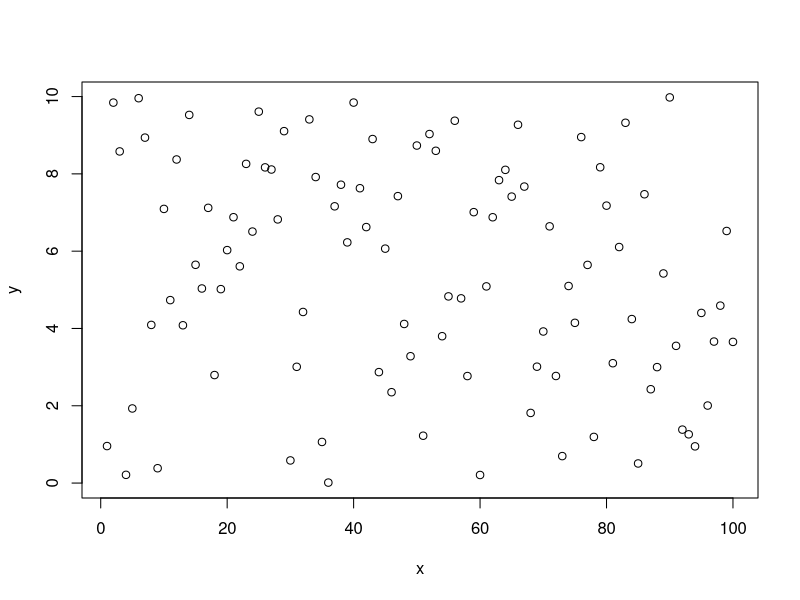
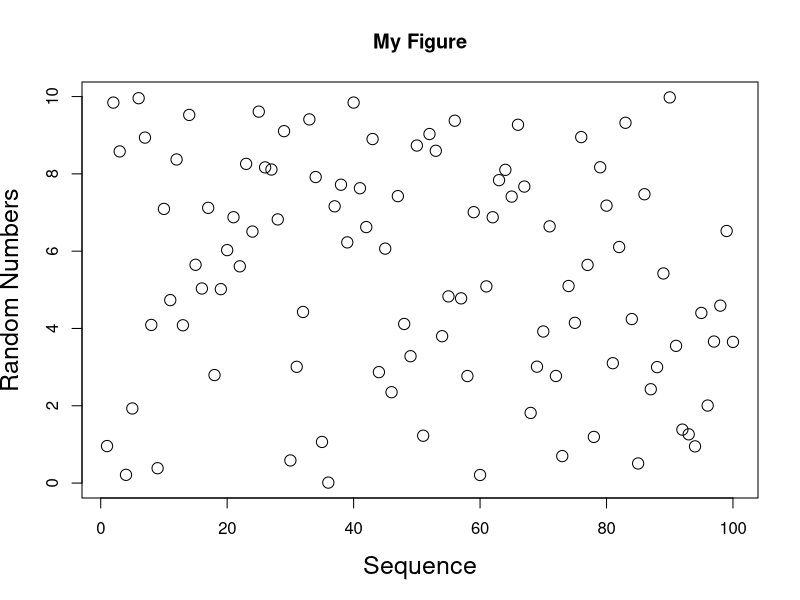
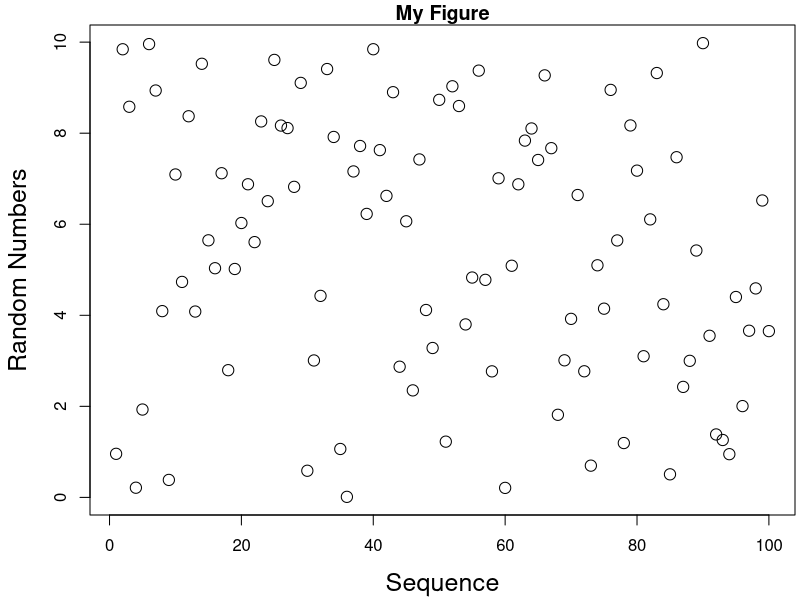
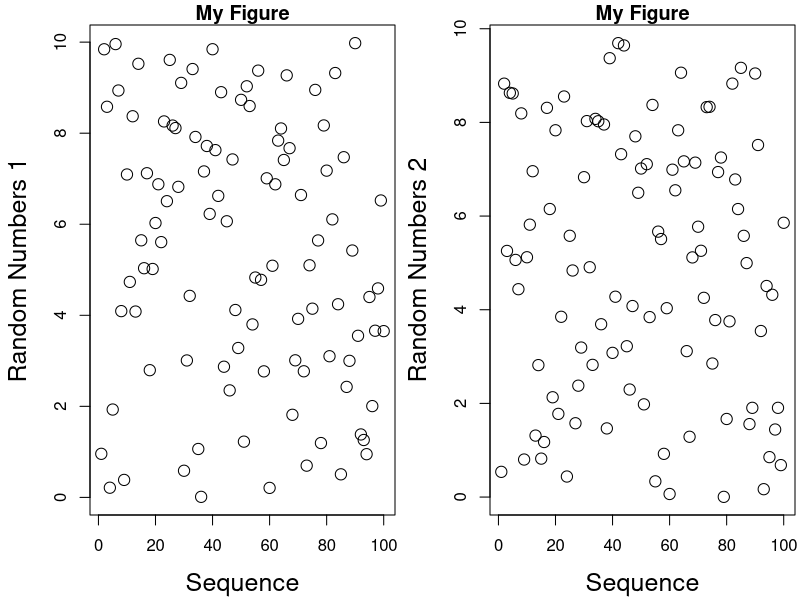
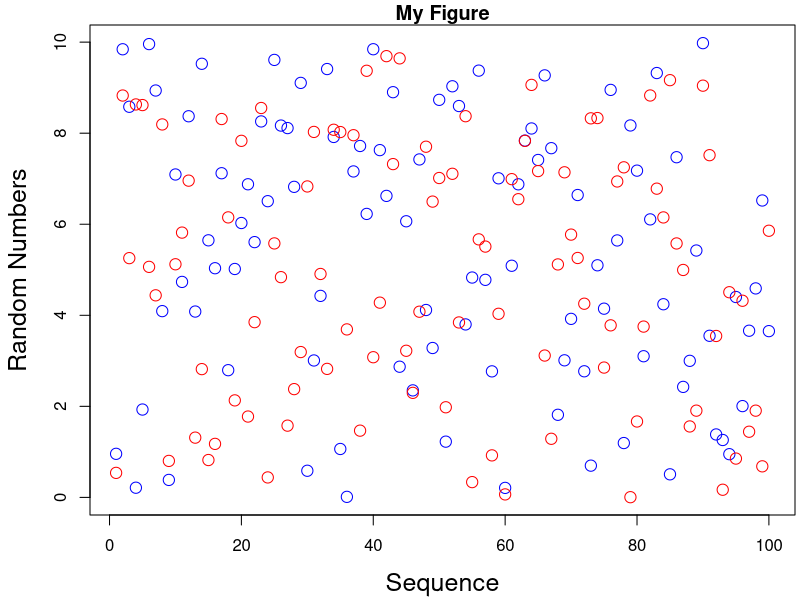
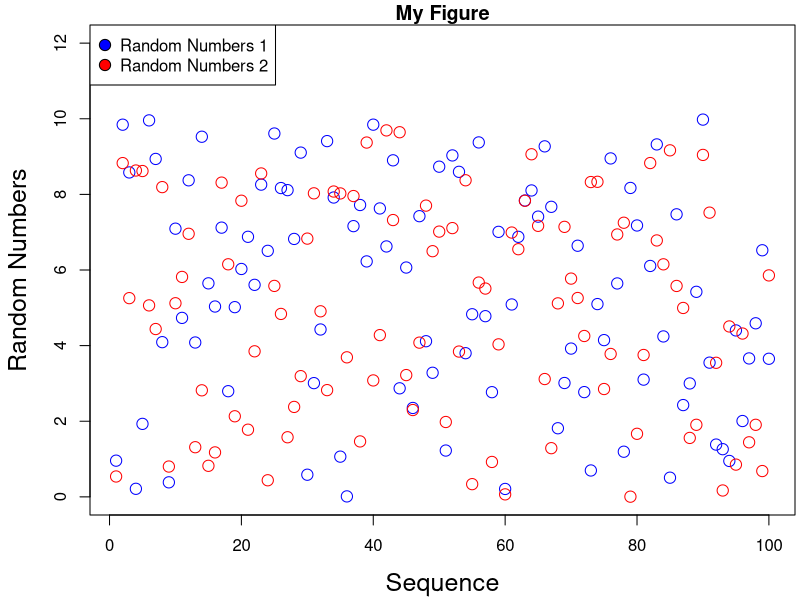

These charts were generated, in order, by the following R code:
rm(list=ls())
2+2
2*4
1/4
4^2
MyData <-read.csv("PA_Data.csv")
str(MyData)
head(MyData)
tail(MyData)
seq(1:100)
seq(1,100,0.5)
x = seq(1:100)
mean(x)
y = runif(100, min = 0, max = 10)
########
# PLOTS
########
plot(x,y)
plot(x,y,main="My Figure", xlab="Sequence", ylab="Random Numbers", cex=1.5, cex.lab=1.5)
par(mai=c(0.85,0.9,0.25,0.05))
plot(x,y,main="My Figure", xlab="Sequence", ylab="Random Numbers", cex=1.5, cex.lab=1.5)
par(mfrow=c(1,2))
w <- runif(100, min = 0, max = 10)
par(mfrow=c(1,2))
plot(x,y,main="My Figure", xlab="Sequence", ylab="Random Numbers 1", cex=1.5, cex.lab=1.5)
plot(x,w,main="My Figure", xlab="Sequence", ylab="Random Numbers 2", cex=1.5, cex.lab=1.5)
par(mfrow=c(1,1))
plot(x,y,main="My Figure", xlab="Sequence", ylab="Random Numbers", cex=1.5, cex.lab=1.5, col="blue")
points(x,w, cex=1.5, col="red")
par(mfrow=c(1,1))
plot(x,y,main="My Figure", xlab="Sequence", ylab="Random Numbers", ylim=c(0,12), cex=1.5, cex.lab=1.5, col="blue")
points(x,w, cex=1.5, col="red")
legend("topleft", legend=c("Random Numbers 1", "Random Numbers 2"), pch=21, pt.bg=c("Blue", "Red"), pt.cex=1.5)
#############
# DATA FRAMES
#############
DataData <- data.frame(Column1=c(2,4,6,8), Column2=seq(1:4), Column3=c(8,6,4,2))
DataData$Column4 <- c(0.1,0.2,0.3,0.4)
DataData$Column5 <- DataData$Column1 * DataData$Column4

###########
# FOR LOOPS
###########

Data_Loop <-NULL
i <- 0.5
for(j in seq(0.1,1,0.1)){
loop_1 <- i + j
Data_Loop <- rbind(Data_Loop, data.frame(Parameterj=j, Result=loop_1))
print(j)
}

Data_Loop[3,2]

Data_Loop$Parameterj

############
# FUNCTIONS
############

FOO <- function(s,q){
	(s + q)}
FOO(1,1)
Data_Loop2 <-NULL
Data_Loop2 <- data.frame(Parameterq=seq(0.1,1,0.1), Result=FOO(0.5,seq(0.1,1,0.1)))
